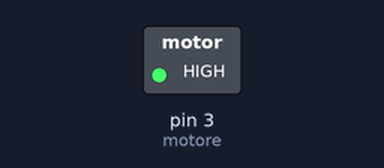
A sketch run on a simulated Arduino Uno, built with avr-gcc and run on an emulated ATmega328P. Parts: switched loads named in the sketch (green lamp = pin HIGH). Dashed ring = blinking.

Above: at 0.5 s.
Timing chart, 0 to 4.6 s (numbered marks = the images above):
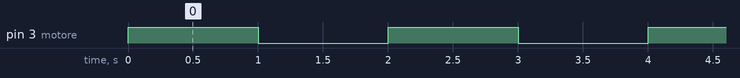

The sketch:

Blinking.ino
```cpp
const int motore=3;

void setup(){
pinMode(motore,OUTPUT);}

void loop() {
digitalWrite(motore,HIGH);
delay(1000);
digitalWrite(motore,LOW);
delay(1000);}
```

Measured:
- by itself, pin 3 (motore): alternates HIGH for 1.0 s and LOW for 1.0 s
